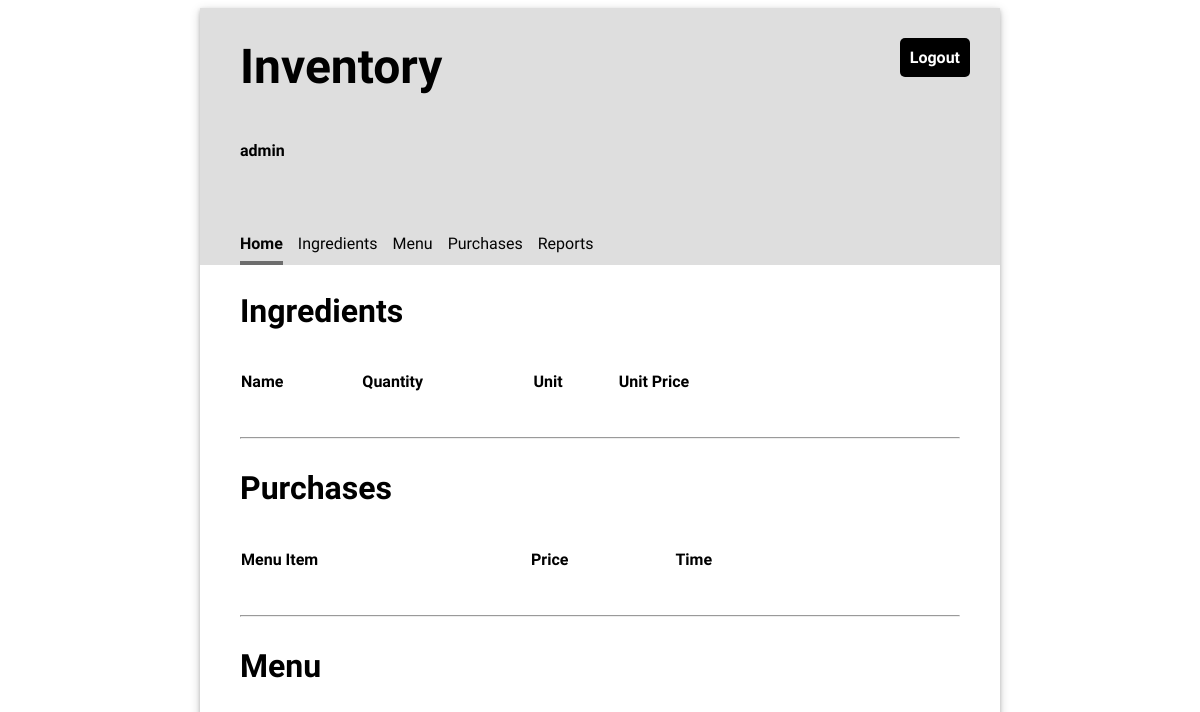
The app's page / (signed in), older data.
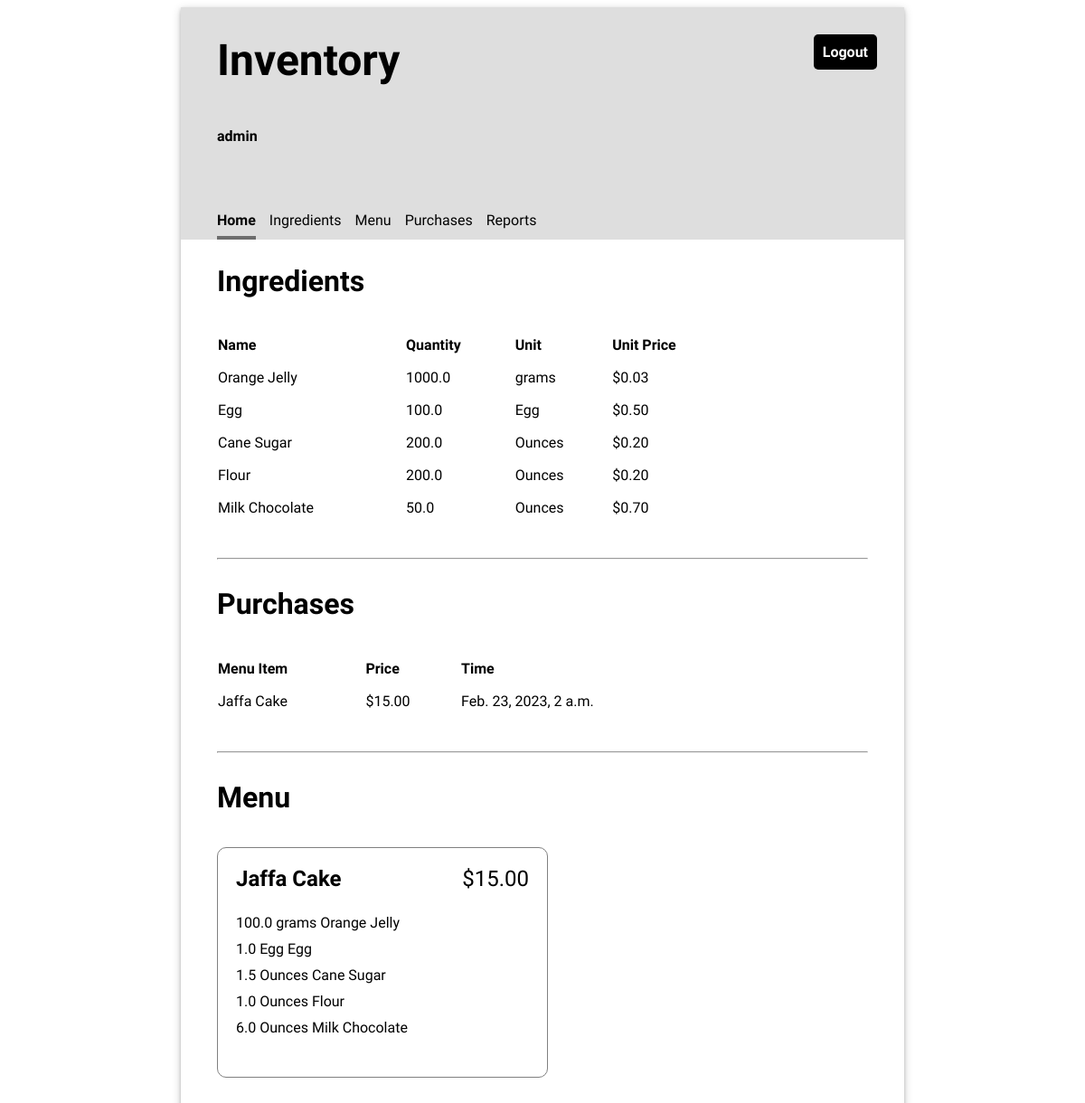
The same page, newer data.
### inventory/models.py (models this page shows, shortened)
class Ingredient(models.Model):
    name = models.CharField(max_length=100, unique=True)
    quantity= models.FloatField(default=0)
    unit= models.CharField(max_length=100)
    price_per_unit= models.FloatField(default=0)

class Purchase(models.Model):
    menu_item = models.ForeignKey(MenuItem, on_delete= models.CASCADE)
    timestamp = models.DateTimeField(auto_now_add=True)

class MenuItem(models.Model):
    title= models.CharField(max_length=100, unique=True)
    price= models.FloatField(default=0)

class RecipeRequirement(models.Model):
    menu_item = models.ForeignKey(MenuItem, on_delete= models.CASCADE)
    ingredient = models.ForeignKey(Ingredient, on_delete= models.CASCADE)
    quantity = models.FloatField(default=0)

### inventory/views.py (the view)
# urls.py: path('', views.HomeView.as_view(), name='home'),
class HomeView(LoginRequiredMixin, TemplateView):
    template_name = "inventory/home.html"
    def get_context_data(self, **kwargs):
        context = super().get_context_data(**kwargs)
        context["ingredients"] = Ingredient.objects.all()
        context["menu_items"] = MenuItem.objects.all()
        context["purchases"] = Purchase.objects.all()
        return context

### inventory/templates/inventory/home.html (shortened to what this page needs)
{% extends 'base.html' %}
{% load static %}
{% block content %}
    <div class="home">
        <div>
            <h2>Ingredients</h2>
            <table class="inventory-table">
                <thead>
                    <tr>
                        <th>Name</th>
                        <th>Quantity</th>
                        <th>Unit</th>
                        <th>Unit Price</th>
                    </tr>
                </thead>
                <tbody>
                {% for ingredient in ingredients %}
                    <tr>
                        <td>{{ ingredient.name }}</td>
                        <td>{{ ingredient.quantity }}</td>
                        <td>{{ ingredient.unit }}</td>
                        <td class="price">${{ ingredient.price_per_unit|stringformat:".2f" }}</td>
                    </tr>
                {% endfor %}
                </tbody>
            </table>
        </div>
        <hr/>
        <div>
            <h2>Purchases</h2>
            <table class="inventory-table">
                <thead>
                    <tr>
                        <th>Menu Item</th>
                        <th>Price</th>
                        <th>Time</th>
                    </tr>
                </thead>
                <tbody>
                {% for purchase in purchases %}
                    <tr>
                        <td>{{ purchase.menu_item.title }}</td>
                        <td class="price">${{ purchase.menu_item.price|stringformat:".2f" }}</td>
                        <td>{{ purchase.timestamp }}</td>
                    </tr>
                {% endfor %}
                </tbody>
            </table>
        </div>
        <hr/>
        <div>
            <h2>Menu</h2>
            <ul class="menu-items">
            {% for menu_item in menu_items %}
                <li>
                    <div class="menu-item-header">
                        <div class="menu-item-title">{{ menu_item.title }}</div>
                        <div class="menu-item-price">${{ menu_item.price|stringformat:".2f" }}</div>
                    </div>
                    <ul class="menu-item-ingredients">
                        {% for recipe_requirement in menu_item.reciperequirement_set.all %}
                        <li>{{ recipe_requirement.quantity }} {{recipe_requirement.ingredient.unit }} {{ recipe_requirement.ingredient.name }}</li>
                        {% endfor %}
                    </ul>
                </li>
            {% endfor %}
            </ul>
        </div>
    </div>
{% endblock %}

Row changes from the older to the newer data that the page shows:
added Ingredient: name "Orange Jelly", quantity "1000.0", unit "grams", price_per_unit "0.03"
added Ingredient: name "Egg", quantity "100.0", unit "Egg", price_per_unit "0.50"
added Ingredient: name "Cane Sugar", quantity "200.0", unit "Ounces", price_per_unit "0.20"
added Ingredient: name "Flour", quantity "200.0", unit "Ounces", price_per_unit "0.20"
added Ingredient: name "Milk Chocolate", quantity "50.0", unit "Ounces", price_per_unit "0.70"
added Purchase: menu_item "Jaffa Cake", menu_item.price "15.00", timestamp "Feb. 23, 2023, 2 a.m."
added MenuItem: title "Jaffa Cake", price "15.00"
added RecipeRequirement: quantity "100.0", ingredient.unit "grams", ingredient.name "Orange Jelly"
added RecipeRequirement: quantity "1.0", ingredient.unit "Egg", ingredient.name "Egg"
added RecipeRequirement: quantity "1.5", ingredient.unit "Ounces", ingredient.name "Cane Sugar"
added RecipeRequirement: quantity "1.0", ingredient.unit "Ounces", ingredient.name "Flour"
added RecipeRequirement: quantity "6.0", ingredient.unit "Ounces", ingredient.name "Milk Chocolate"
